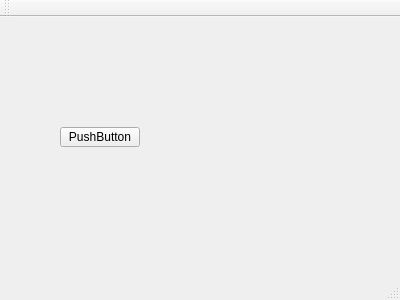
<?xml version="1.0" encoding="UTF-8"?>
<ui version="4.0">
 <class>MainWindow</class>
 <widget class="QMainWindow" name="MainWindow">
  <property name="geometry">
   <rect>
    <x>0</x>
    <y>0</y>
    <width>400</width>
    <height>300</height>
   </rect>
  </property>
  <property name="windowTitle">
   <string>MainWindow</string>
  </property>
  <widget class="QWidget" name="centralWidget">
   <widget class="QPushButton" name="pushButton">
    <property name="geometry">
     <rect>
      <x>60</x>
      <y>110</y>
      <width>80</width>
      <height>20</height>
     </rect>
    </property>
    <property name="text">
     <string>PushButton</string>
    </property>
   </widget>
  </widget>
  <widget class="QMenuBar" name="menuBar">
   <property name="geometry">
    <rect>
     <x>0</x>
     <y>0</y>
     <width>400</width>
     <height>22</height>
    </rect>
   </property>
  </widget>
  <widget class="QToolBar" name="mainToolBar">
   <attribute name="toolBarArea">
    <enum>TopToolBarArea</enum>
   </attribute>
   <attribute name="toolBarBreak">
    <bool>false</bool>
   </attribute>
  </widget>
  <widget class="QStatusBar" name="statusBar"/>
 </widget>
 <layoutdefault spacing="6" margin="11"/>
 <resources/>
 <connections/>
</ui>
